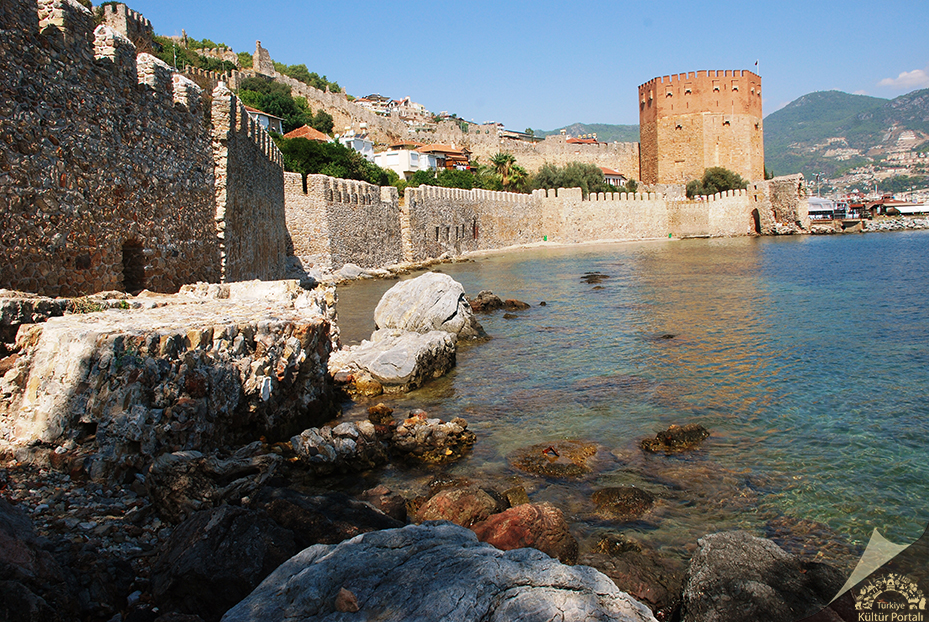
#> input picture images/castle.jpg, 929 x 622 px
$ python -i __init__.py   (imports and definitions only)
#> lines starting #> are read from the running program, lines starting #| are printed output that depends on the picture; after the words box and inside, x2 and y2 are one past the last pixel; in counts of white or black regions, pixels touching at a corner belong together
import cv2
import numpy as np

def segment_image(image_path):
#> called with image_path = '../images/castle.jpg'
    original_image = cv2.imread(image_path)
#> original_image is the input picture: shape (622, 929, 3); mean B, G, R 105.6, 109.3, 108.9

    image_rgb = cv2.cvtColor(original_image, cv2.COLOR_BGR2RGB)

    lower_bound = np.array([50, 50, 50])
    upper_bound = np.array([150, 150, 150])

    mask = cv2.inRange(image_rgb, lower_bound, upper_bound)
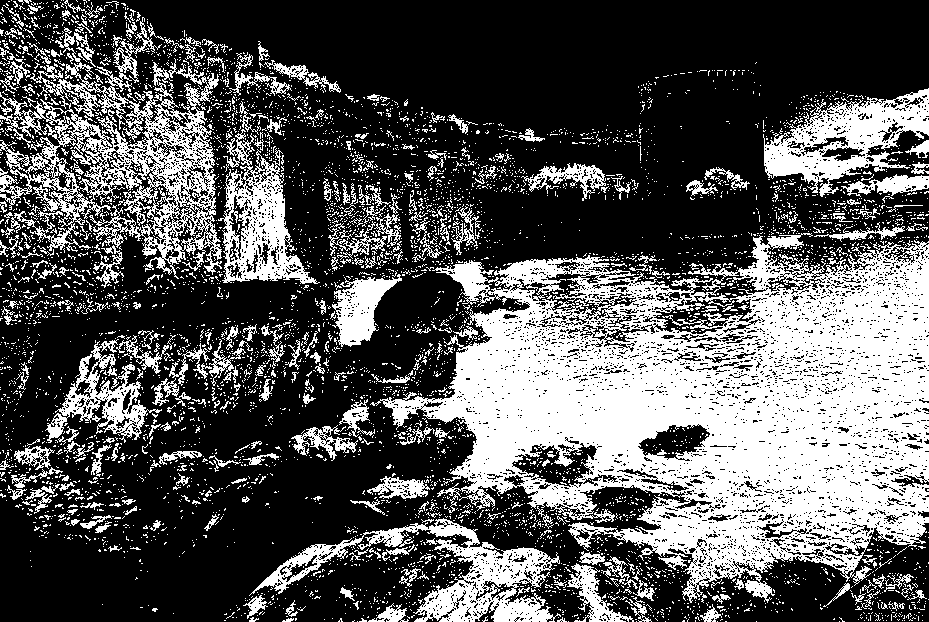
#> mask: shape (622, 929); 34% white; 5538 white regions (5209 under 20 px), largest, box (x1, y1, x2, y2) and area: (370, 233, 929, 603) 106932, (0, 17, 222, 279) 18441, (249, 518, 561, 622) 8656

    segmented_image = cv2.bitwise_and(original_image, original_image, mask=mask)
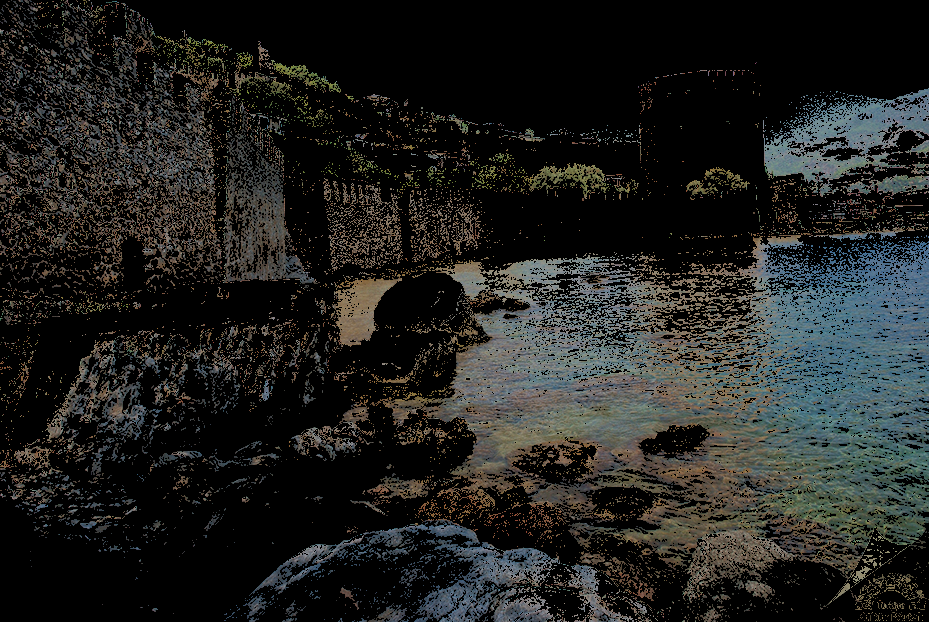
#> segmented_image: shape (622, 929, 3); mean B, G, R 32.2, 34.1, 33.1

    cv2.imshow('Original Image', original_image)
    cv2.imshow('Segmented Image', segmented_image)
    cv2.waitKey(0)
    cv2.destroyAllWindows()

# [3 lines not run here, left out]

>>> result = segment_image('../images/castle.jpg')

$ run again, on images/bina.jpg
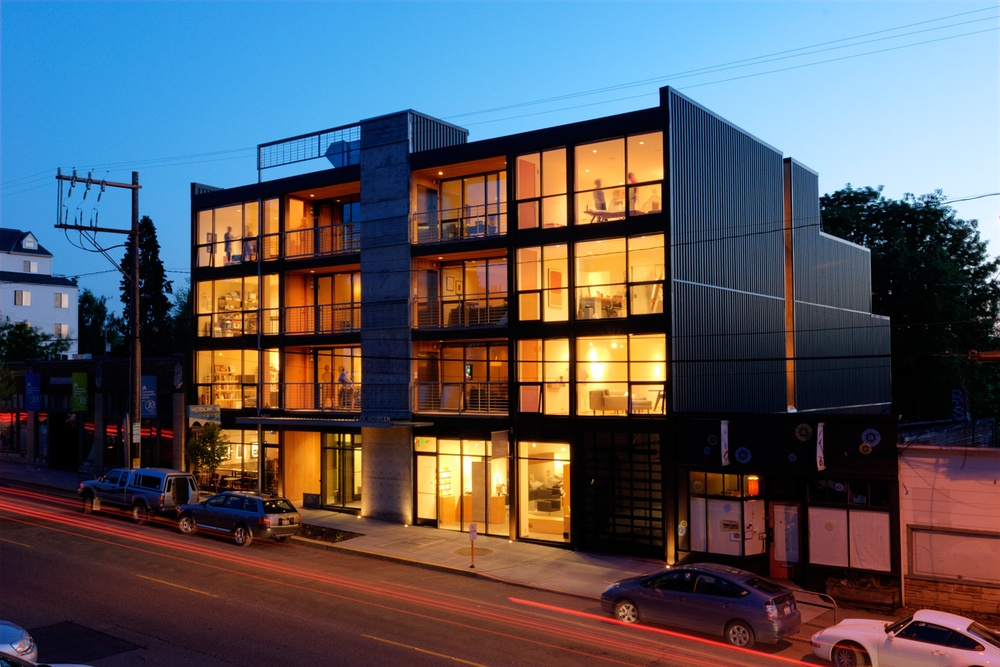
#> input picture images/bina.jpg, 1000 x 667 px, shrunk from 1500 x 1000 before the run
#> in segment_image, original_image is the input picture: shape (667, 1000, 3); mean B, G, R 93.8, 86.5, 86.7
#> in segment_image, `mask = cv2.inRange(image_rgb, lower_bound, upper_bound)`:
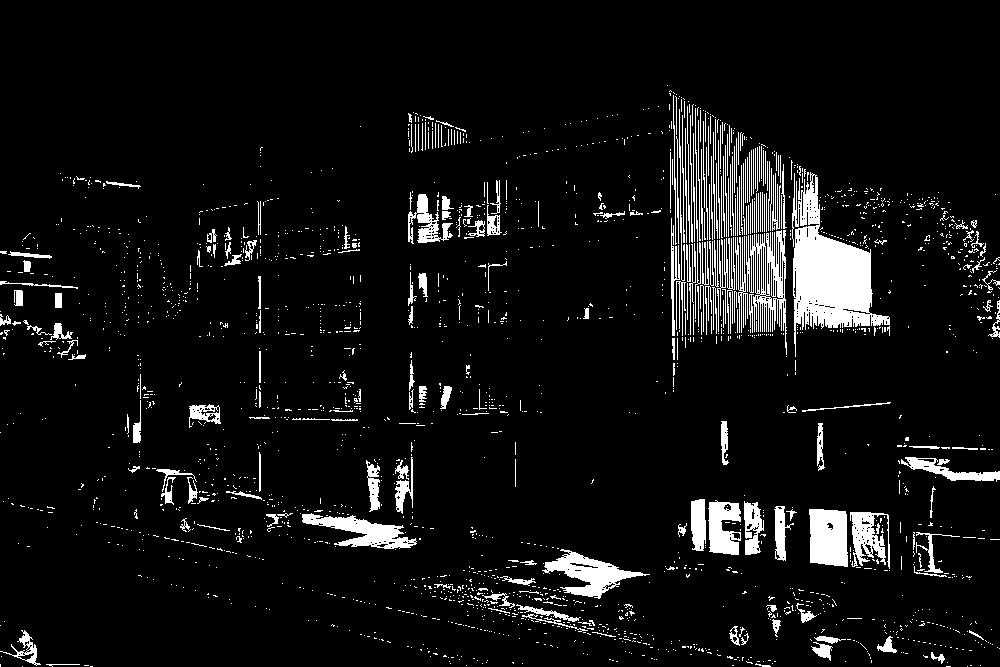
#> mask: shape (667, 1000); 7.1% white; 2289 white regions (2029 under 20 px), largest, box (x1, y1, x2, y2) and area: (792, 172, 890, 357) 7703, (746, 230, 787, 355) 2201, (809, 509, 848, 567) 2024
#> in segment_image, `segmented_image = cv2.bitwise_and(original_image, original_image, mask..`:
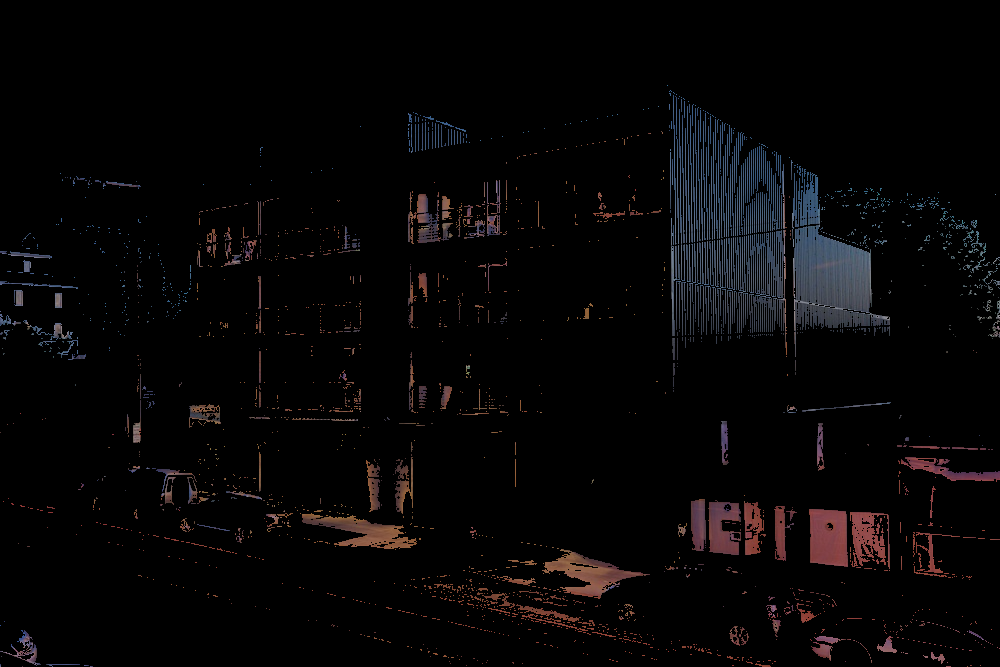
#> segmented_image: shape (667, 1000, 3); mean B, G, R 6.1, 5.6, 6.8

$ run again, on images/building.jpg
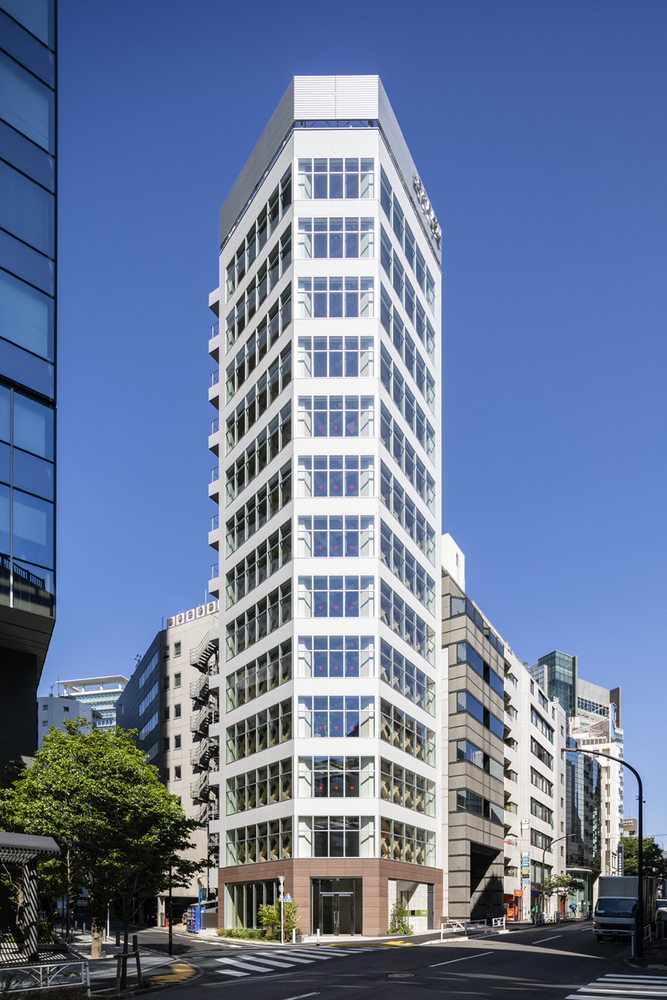
#> input picture images/building.jpg, 667 x 1000 px
#> in segment_image, original_image is the input picture: shape (1000, 667, 3); mean B, G, R 154.5, 122.8, 106.2
#> in segment_image, `mask = cv2.inRange(image_rgb, lower_bound, upper_bound)`:
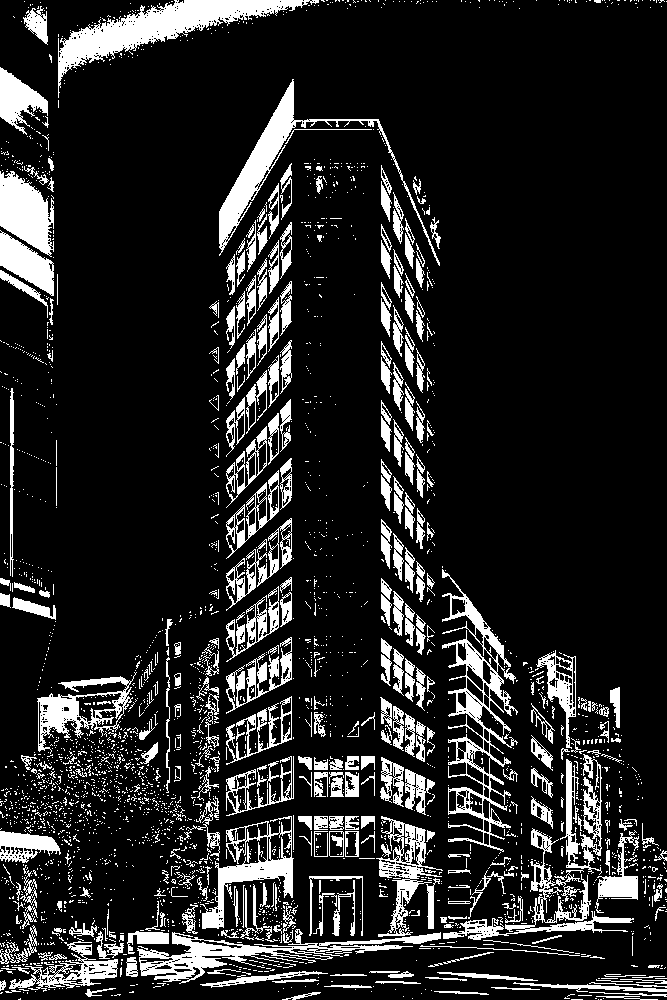
#> mask: shape (1000, 667); 14.7% white; 2949 white regions (2595 under 20 px), largest, box (x1, y1, x2, y2) and area: (58, 0, 319, 98) 6346, (442, 569, 518, 852) 5035, (219, 79, 440, 266) 4159
#> in segment_image, `segmented_image = cv2.bitwise_and(original_image, original_image, mask..`:
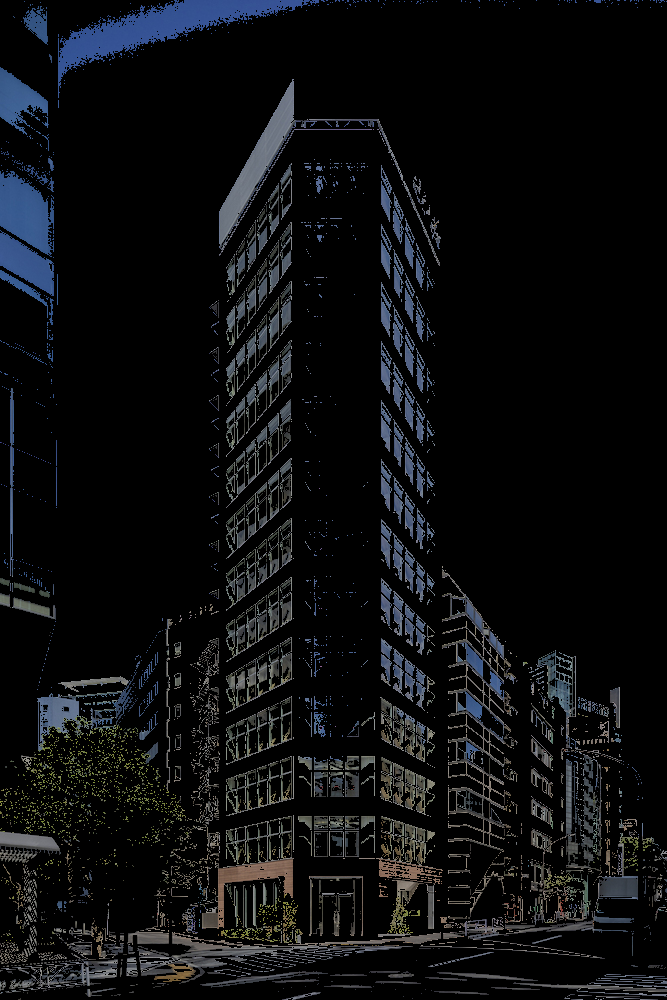
#> segmented_image: shape (1000, 667, 3); mean B, G, R 15.7, 14.1, 12.9

$ run again, on images/dag.jpg
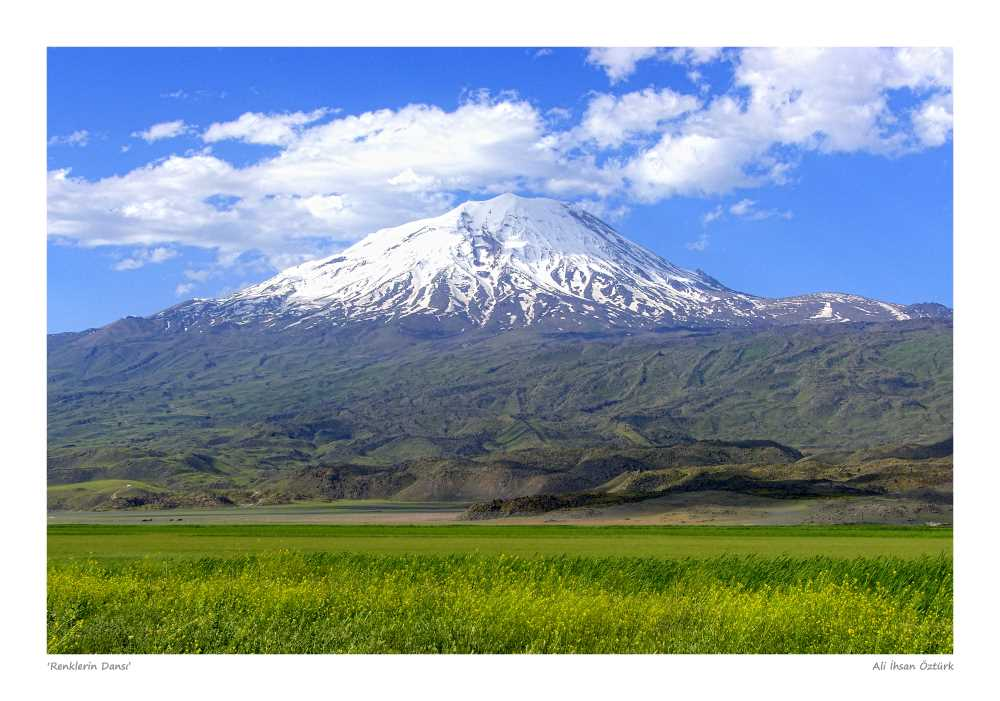
#> input picture images/dag.jpg, 1000 x 701 px
#> in segment_image, original_image is the input picture: shape (701, 1000, 3); mean B, G, R 167, 161.2, 145.5
#> in segment_image, `mask = cv2.inRange(image_rgb, lower_bound, upper_bound)`:
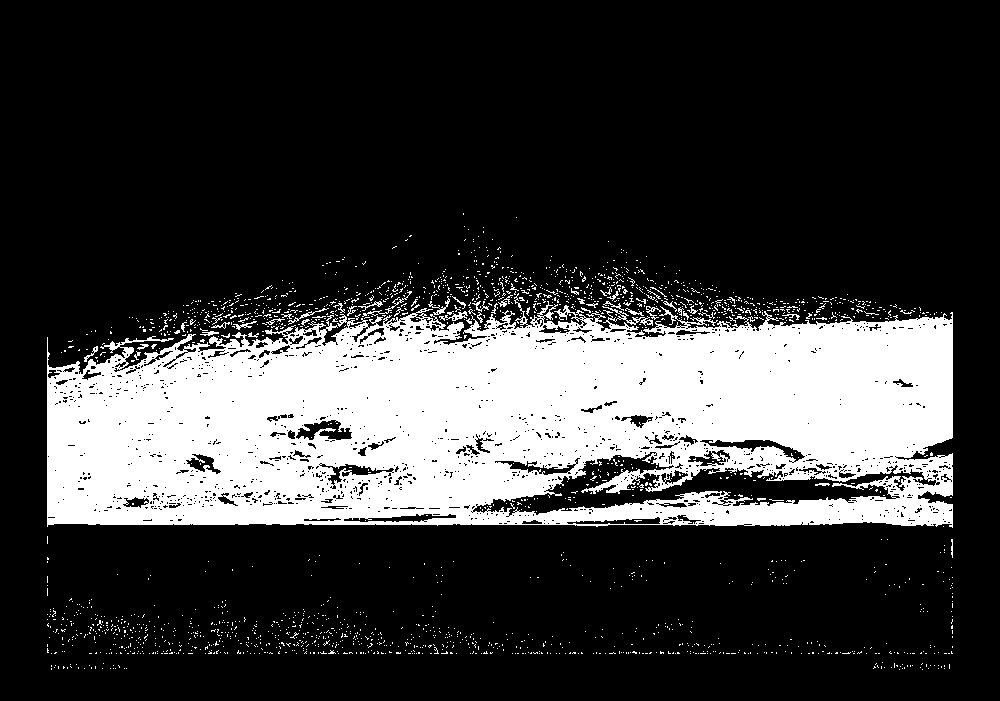
#> mask: shape (701, 1000); 23.1% white; 2056 white regions (2008 under 20 px), largest, box (x1, y1, x2, y2) and area: (47, 293, 953, 528) 154942, (362, 291, 412, 317) 122, (439, 311, 468, 321) 109
#> in segment_image, `segmented_image = cv2.bitwise_and(original_image, original_image, mask..`:
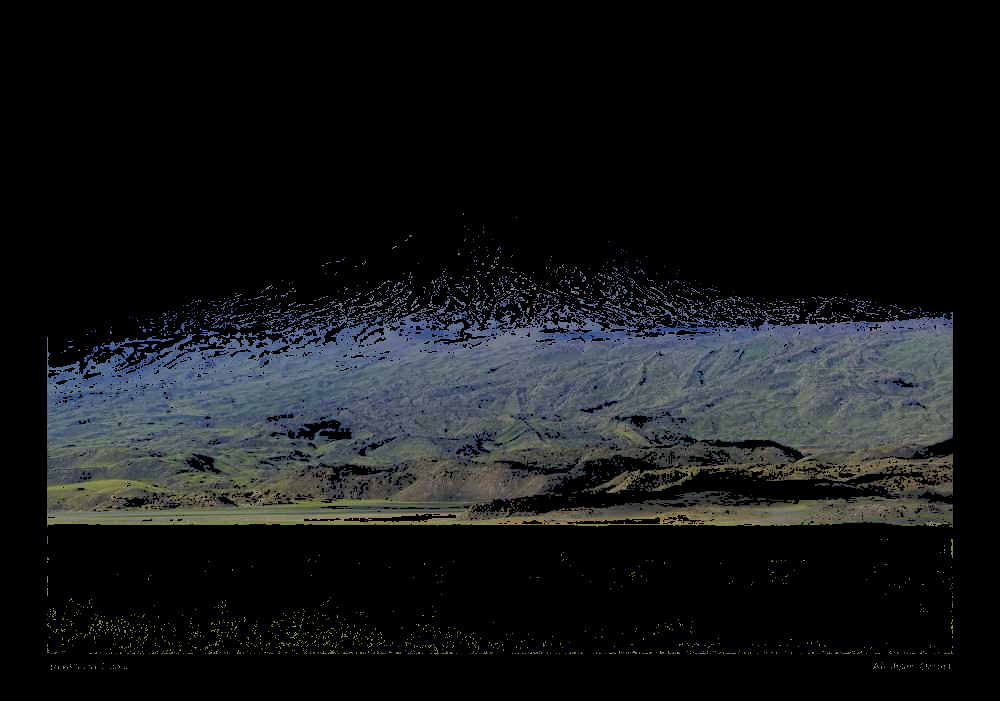
#> segmented_image: shape (701, 1000, 3); mean B, G, R 23.5, 22.2, 20.3
